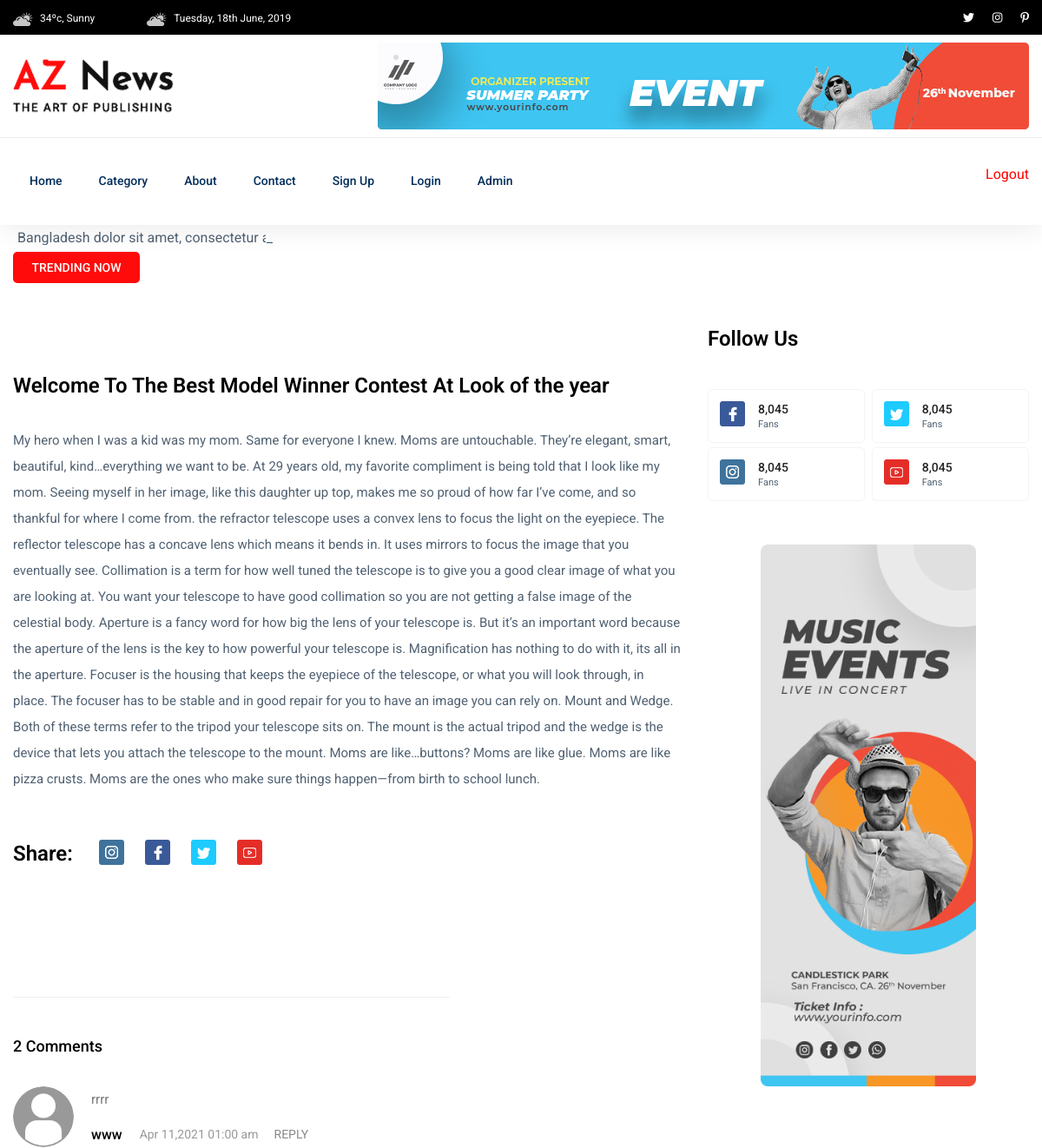
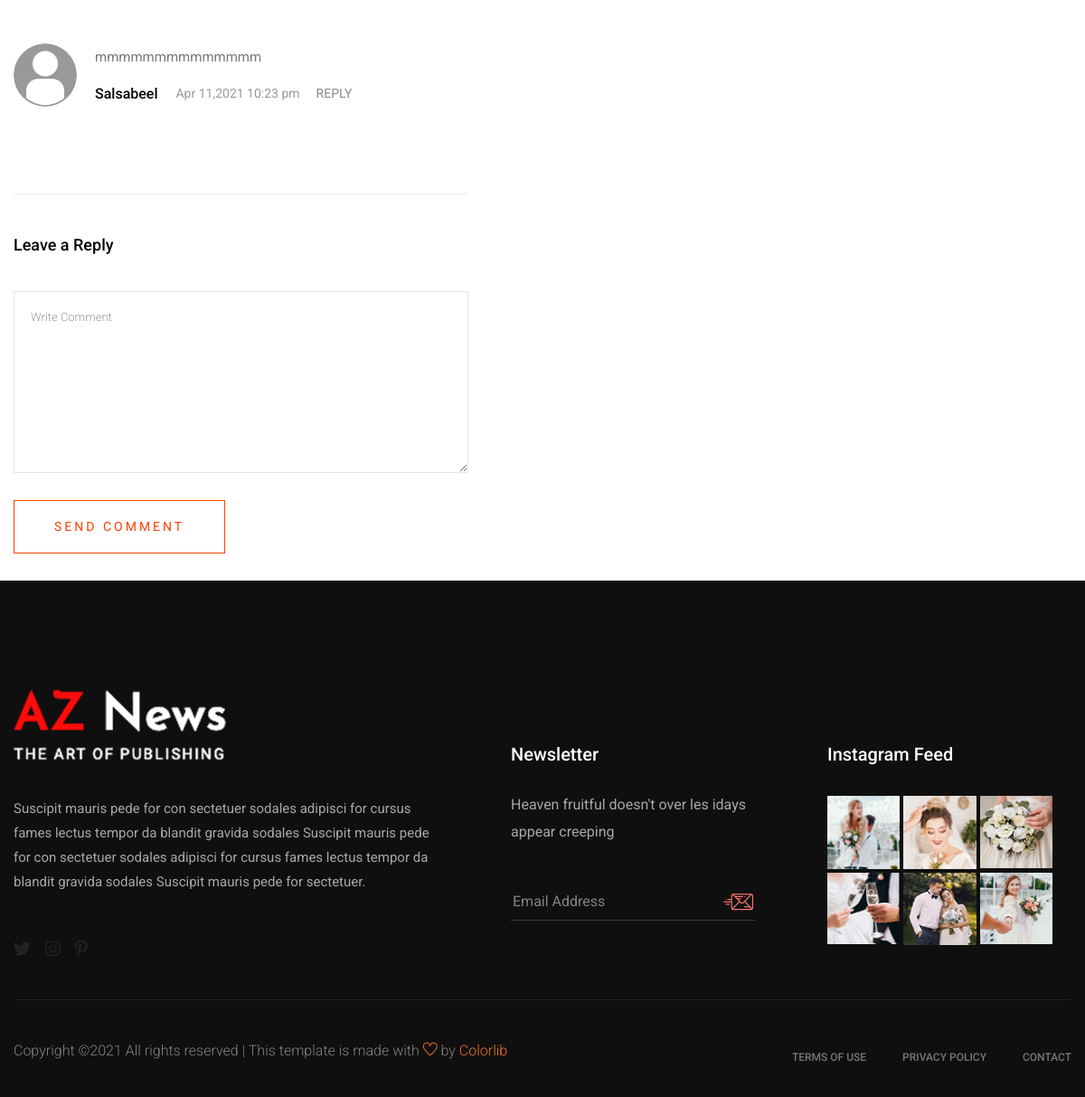
The page /details.php?id=8 on the database its author committed (2 pictures, top to bottom).
### tables this page shows
CREATE TABLE `news` (
  `id` int(11) NOT NULL,
  `title` varchar(100) NOT NULL,
  `description` varchar(3000) NOT NULL,
  `image` varchar(255) NOT NULL,
  `category_id` int(11) NOT NULL,
  `featured` varchar(11) NOT NULL,
  `active` varchar(11) NOT NULL,
  `date_news` varchar(15) DEFAULT NULL
);

CREATE TABLE `comments` (
  `id` int(11) NOT NULL,
  `id_news` int(11) NOT NULL,
  `message` text NOT NULL,
  `comment_date` text NOT NULL,
  `id_user` int(11) NOT NULL
);

CREATE TABLE `users` (
  `id` int(11) NOT NULL,
  `email` varchar(100) NOT NULL,
  `username` varchar(100) NOT NULL,
  `password` varchar(100) NOT NULL
);

### details.php (the view, shortened to what this page needs)
<?php
include "config/menu.php";
$id = $_GET['id'];
$sql=$conn->prepare("select * from news where id=?");
$sql->bind_param("i", $id);
$sql->execute();
$res=$sql->get_result();
    $row=$res->fetch_assoc();
    $title=$row['title'];
    $desc=$row['description'];
?>
    <main>
        <div class="about-area">
            <div class="container">
                    <div class="row">
                        <div class="col-lg-12">
                            <div class="trending-tittle">
                                <strong>Trending now</strong>
                                <div class="trending-animated">
                                    <ul id="js-news" class="js-hidden">
                                        <li class="news-item">Bangladesh dolor sit amet, consectetur adipisicing elit.</li>
                                    </ul>
                                </div>
                            </div>
                        </div>
                    </div>
                   <div class="row">
                        <div class="col-lg-8">
                            <div class="about-right mb-90">
                                <div class="about-img">
                                </div>
                                <div class="section-tittle mb-30 pt-30">
                                    <h3><?php echo $title?></h3>
                                </div>
                                <div class="about-prea">
                                    <p class="about-pera1 mb-25">
                                        <?php echo $desc?>
                                    </p>
                                </div>
                                <div class="social-share pt-30">
                                    <div class="section-tittle">
                                        <h3 class="mr-20">Share:</h3>
                                        <ul>
                                            <li><a href="#"><img src="assets/img/news/icon-ins.png" alt=""></a></li>
                                            <li><a href="#"><img src="assets/img/news/icon-fb.png" alt=""></a></li>
                                            <li><a href="#"><img src="assets/img/news/icon-tw.png" alt=""></a></li>
                                            <li><a href="#"><img src="assets/img/news/icon-yo.png" alt=""></a></li>
                                        </ul>
                                    </div>
                                </div>
                            </div>
                            <div class="row">
                                <div class="col-lg-8">
                                    <div class="comments-area">
                                    <?php
                                    $sql_comments=$conn->prepare("select * from comments where id_news=?");
                                    $sql_comments->bind_param("i", $id);
                                    $sql_comments->execute();
                                    $res_comments=$sql_comments->get_result();
                                    if ($res_comments->num_rows>0){ ?>
                                        <h4><?php echo $res_comments->num_rows?> Comments</h4>
                                        <?php
                                        while($row=$res_comments->fetch_assoc()){
                                            $date=$row['comment_date'];
                                            $message=$row['message'];
                                            $user_id= $row['id_user'];
                                            $sql_user="select * from users where id='$user_id'";
                                            $res_users=mysqli_query($conn,$sql_user);
                                            if ($res_users->num_rows>0){
                                            $row_user=$res_users->fetch_assoc();
                                            $name=$row_user['username'];
                                            ?>
                                            <div class="comment-list">
                                                <div class="single-comment justify-content-between d-flex">
                                                    <div class="user justify-content-between d-flex">
                                                        <div class="thumb">
                                                            <img src="assets/img/comment/user_default.png" alt="">
                                                        </div>
                                                        <div class="desc">
                                                            <p class="comment">
                                                                <?php echo $message?>
                                                            </p>
                                                            <div class="d-flex justify-content-between">
                                                                <div class="d-flex align-items-center">
                                                                    <h5>
                                                                        <a href="#"><?php echo $name?></a>
                                                                    </h5>
                                                                    <p class="date"><?php echo $date?> </p>
                                                                </div>
                                                                <div class="reply-btn">
                                                                    <a href="#" class="btn-reply text-uppercase">reply</a>
                                                                </div>
                                                            </div>
                                                        </div>
                                                    </div>
                                                </div>
                                            </div>
                                                <?php
                                            }
                                        }
                                    }
                                    else{ ?>
                                        <h4>0 Comments</h4>
                                            <?php
                                    }
                                    ?>
                                    </div>
                                    <div class="comment-form">
                                        <h4>Leave a Reply</h4>
                                        <form class="form-contact comment_form" action="details.php?id=<?php echo $id?>"  method="post">
                                            <div class="row">
                                                <div class="col-12">
                                                    <div class="form-group">
                              <textarea class="form-control w-100" name="comment" id="comment" cols="30" rows="9"
                                        placeholder="Write Comment"></textarea>
                                                    </div>
                                                </div>
                                            </div>
                                            <div class="form-group">
                                                <button type="submit" name="submit" class="button button-contactForm btn_1 boxed-btn">Send Comment</button>
                                            </div>
                                        </form>
                                    </div>
                                </div>
                            </div>
                        </div>
                        <div class="col-lg-4">
                            <div class="section-tittle mb-40">
                                <h3>Follow Us</h3>
                            </div>
                            <div class="single-follow mb-45">
                                <div class="single-box">
                                    <div class="follow-us d-flex align-items-center">
                                        <div class="follow-social">
                                            <a href="#"><img src="assets/img/news/icon-fb.png" alt=""></a>
                                        </div>
                                        <div class="follow-count">
                                            <span>8,045</span>
                                            <p>Fans</p>
                                        </div>
                                    </div>
                                    <div class="follow-us d-flex align-items-center">
                                        <div class="follow-social">
                                            <a href="#"><img src="assets/img/news/icon-tw.png" alt=""></a>
                                        </div>
                                        <div class="follow-count">
                                            <span>8,045</span>
                                            <p>Fans</p>
                                        </div>
                                    </div>
                                        <div class="follow-us d-flex align-items-center">
                                        <div class="follow-social">
                                            <a href="#"><img src="assets/img/news/icon-ins.png" alt=""></a>
                                        </div>
                                        <div class="follow-count">
                                            <span>8,045</span>
                                            <p>Fans</p>
                                        </div>
                                    </div>
                                    <div class="follow-us d-flex align-items-center">
                                        <div class="follow-social">
                                            <a href="#"><img src="assets/img/news/icon-yo.png" alt=""></a>
                                        </div>
                                        <div class="follow-count">
                                            <span>8,045</span>
                                            <p>Fans</p>
                                        </div>
                                    </div>
                                </div>
                            </div>
                            <div class="news-poster d-none d-lg-block">
                                <img src="assets/img/news/news_card.jpg" alt="">
                            </div>
                        </div>
                   </div>
            </div>
        </div>
    </main>
<?php
include "config/footer.php";
?>

### rows shown on the page
news: title "Welcome To The Best Model Winner Contest At Look of the year", description "My hero when I was a kid was my mom. Same for everyone I knew. Moms are untouchable. They’re elegant, smart, beautiful, kind…everything we want to be. At 29 years old, my favorite compliment is being told that I look like my mom. Seeing myself in her image, like this daughter up top, makes me so proud of how far I’ve come, and so thankful for where I come from. the refractor telescope uses a convex lens to focus the light on the eyepiece. The reflector telescope has a concave lens which means it bends in. It uses mirrors to focus the image that you eventually see. Collimation is a term for how well tuned the telescope is to give you a good clear image of what you are looking at. You want…"
comments: message "rrrr", id_user.username "www", comment_date "Apr 11,2021 01:00 am"
comments: message "mmmmmmmmmmmmmm", id_user.username "Salsabeel", comment_date "Apr 11,2021 10:23 pm"

### other values the page prints
$res_comments->num_rows "2"
